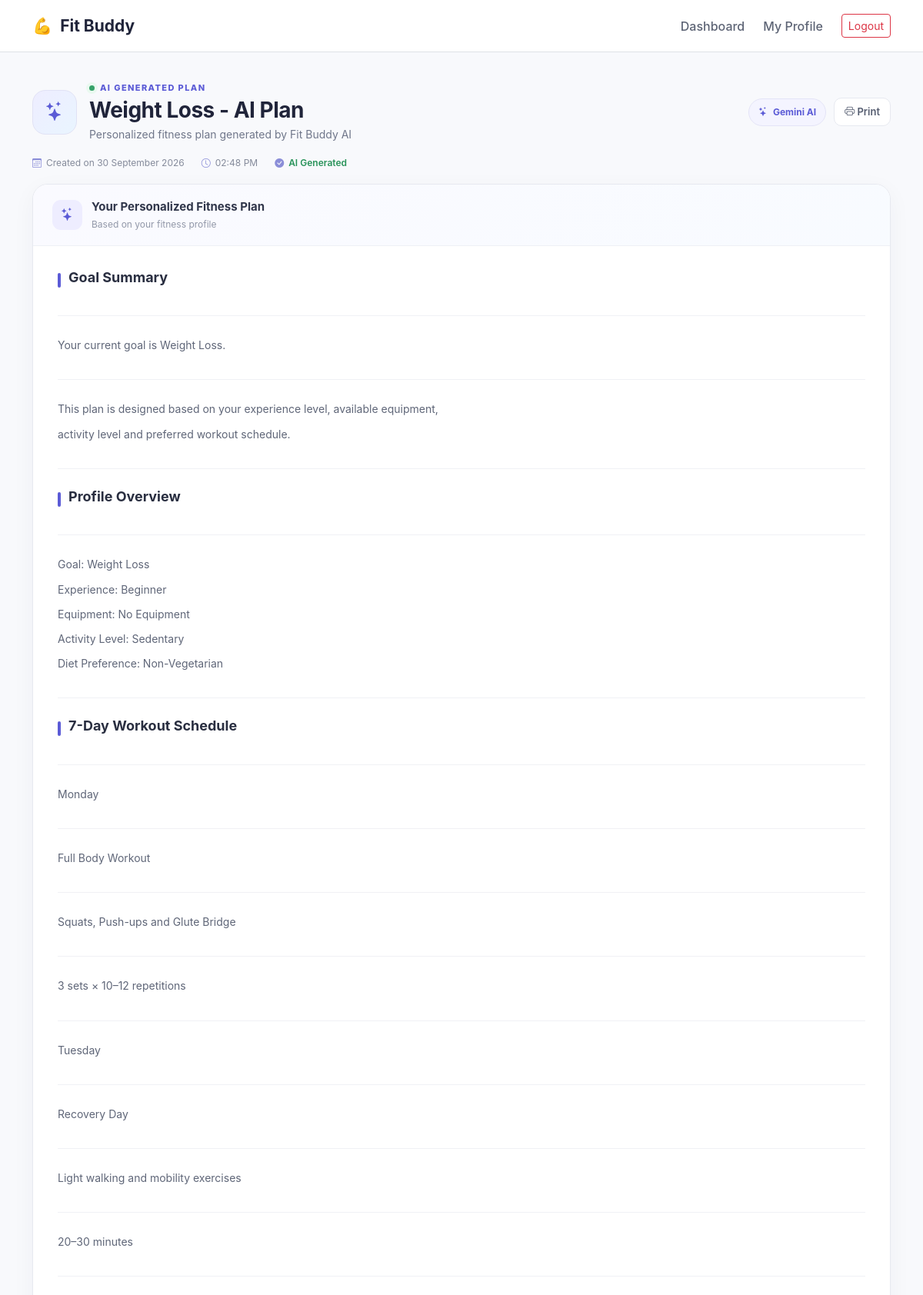
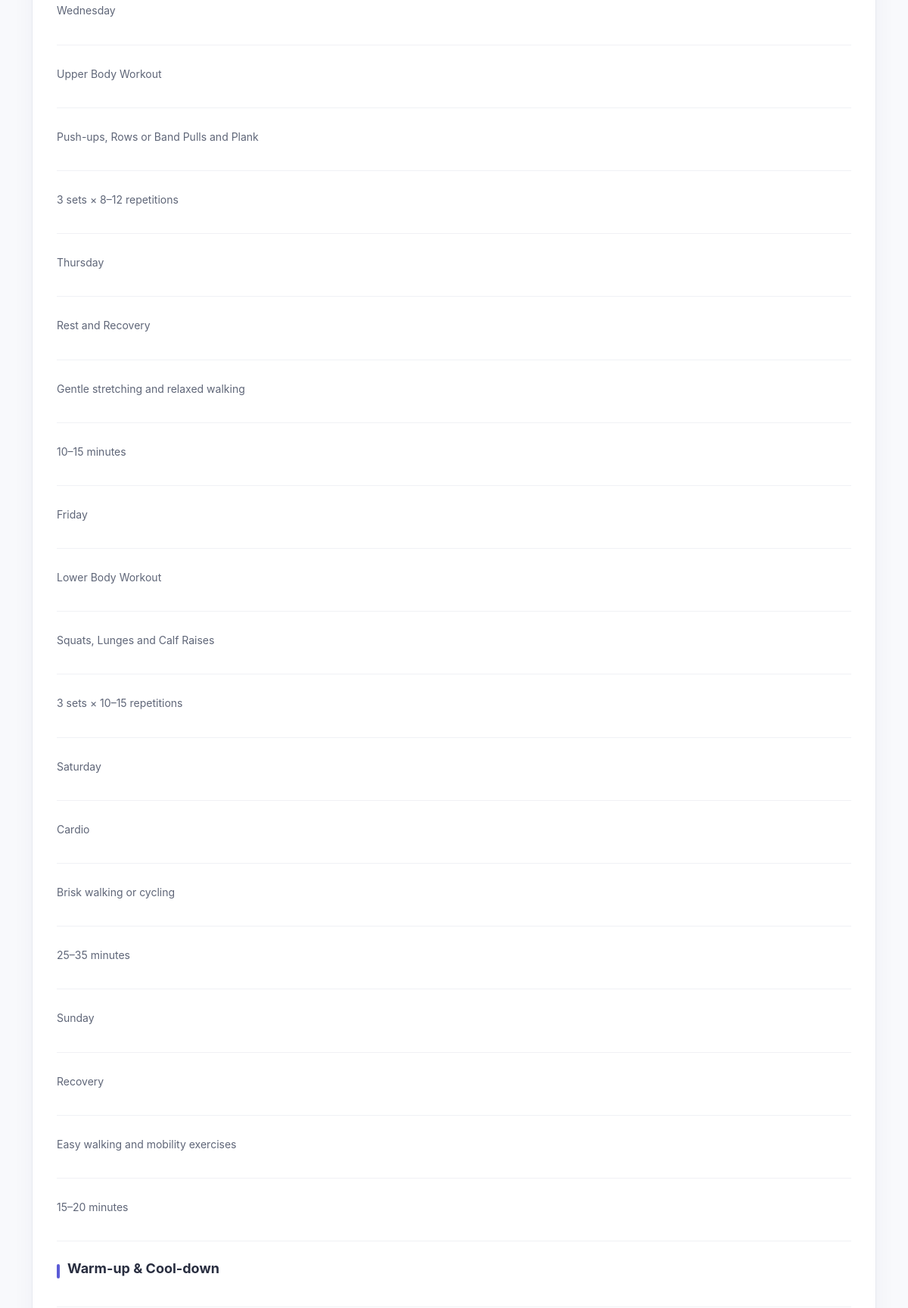
Screenshot of /plan/1 (signed in, upper part) with the database file from the repository (2 pictures, top to bottom).
### app/models.py (models this page shows)
class FitnessPlan(db.Model):
    id = db.Column(db.Integer, primary_key=True)
    user_id = db.Column(db.Integer, db.ForeignKey('user.id'), nullable=False)
    title = db.Column(db.String(200), default='AI Fitness Plan')
    content = db.Column(db.Text, nullable=False)
    created_at = db.Column(db.DateTime, default=datetime.utcnow)

### app/main.py (the view)
@main_bp.route('/plan/<int:plan_id>')
@login_required
def plan(plan_id):
    p = FitnessPlan.query.filter_by(
        id=plan_id, user_id=current_user.id).first_or_404()
    return render_template('plan.html', plan=p)

### app/templates/plan.html (shortened to what this page needs)
{% extends "base.html" %}
{% block content %}
<div class="container page-wrap">
    <div class="ai-plan-header">
        <div class="ai-header-left">
            <div class="ai-avatar">
                <i class="bi bi-stars"></i>
            </div>
            <div>
                <div class="ai-label">
                    <span class="ai-status-dot"></span>
                    AI GENERATED PLAN
                </div>
                <h2>{{ plan.title }}</h2>
                <p>
                    Personalized fitness plan generated by Fit Buddy AI
                </p>
            </div>
        </div>
        <div class="ai-header-actions">
            <span class="ai-model-badge">
                <i class="bi bi-stars"></i>
                Gemini AI
            </span>
            <button
                class="print-btn"
                onclick="window.print()">
                <i class="bi bi-printer"></i>
                Print
            </button>
        </div>
    </div>
    <div class="ai-created-info">
        <div>
            <i class="bi bi-calendar3"></i>
            Created on
            {{ plan.created_at.strftime('%d %B %Y') }}
        </div>
        <div>
            <i class="bi bi-clock"></i>
            {{ plan.created_at.strftime('%I:%M %p') }}
        </div>
        <div class="ai-generated">
            <i class="bi bi-check-circle-fill"></i>
            AI Generated
        </div>
    </div>
    <div class="ai-response-card">
        <div class="ai-response-top">
            <div class="response-title">
                <div class="response-icon">
                    <i class="bi bi-stars"></i>
                </div>
                <div>
                    <strong>
                        Your Personalized Fitness Plan
                    </strong>
                    <span>
                        Based on your fitness profile
                    </span>
                </div>
            </div>
        </div>
        <div class="plan-content">
            {% set sections = plan.content.split('\n\n') %}
            {% for section in sections %}
                {% set lines = section.split('\n') %}
                {% if lines|length > 0 %}
                    <div class="ai-section">
                        {% for line in lines %}
                            {% if line.strip() %}
                                {% if line.startswith('# ') %}
                                    <h2 class="ai-main-title">
                                        {{ line[2:] | replace('**', '') }}
                                    </h2>
                                {% elif line.startswith('## ') %}
                                    <h3 class="ai-section-title">
                                        {{ line[3:] | replace('**', '') }}
                                    </h3>
                                {% elif line.startswith('### ') %}
                                    <h4 class="ai-sub-title">
                                        {{ line[4:] | replace('**', '') }}
                                    </h4>
                                {% elif line.startswith('**') and line.endswith('**') %}
                                    <h3 class="ai-section-title">
                                        {{ line.replace('**', '') }}
                                    </h3>
                                {% else %}
                                    <p class="ai-paragraph">
                                        {{ line | replace('**', '') }}
                                    </p>
                                {% endif %}
                            {% endif %}
                        {% endfor %}
                    </div>
                {% endif %}
            {% endfor %}
        </div>
    </div>
</div>
{% endblock %}

### app/static/css/style.css (style rules this page uses)
:root { --primary: #5b5bd6; --primary-dark: #4747b8; --soft-purple: #f0efff; --soft-blue: #eaf4ff; --soft-green: #eaf9f0; --text: #20243a; --muted: #70778a; --border: #e7e9f0; }
* { box-sizing: border-box; }
body { background: #f8f9fc; color: var(--text); font-family: Inter, ui-sans-serif, system-ui, -apple-system, "Segoe UI", sans-serif; }
.page-wrap { padding-top:38px; }
.plan-content { line-height:1.75; color:#41485b; }
.ai-plan-header { display: flex; align-items: center; justify-content: space-between; gap: 25px; margin-bottom: 18px; }
.ai-header-left { display: flex; align-items: center; gap: 16px; }
.ai-avatar { width: 58px; height: 58px; border-radius: 17px; display: grid; place-items: center; background: linear-gradient( 135deg, #eeedff, #e9f5ff ); color: var(--primary); font-size: 25px; border: 1px solid #e1e2f5; }
.ai-label { display: flex; align-items: center; gap: 7px; color: var(--primary); font-size: 11px; font-weight: 800; letter-spacing: 1.4px; margin-bottom: 4px; }
.ai-status-dot { width: 7px; height: 7px; border-radius: 50%; background: #36a269; box-shadow: 0 0 0 4px #eaf9f0; }
.ai-plan-header h2 { margin: 0; font-size: 28px; font-weight: 750; letter-spacing: -0.5px; }
.ai-plan-header p { margin: 4px 0 0; color: var(--muted); font-size: 14px; }
.ai-header-actions { display: flex; align-items: center; gap: 10px; }
.ai-model-badge { display: inline-flex; align-items: center; gap: 7px; padding: 8px 12px; border-radius: 20px; background: #f4f4ff; color: var(--primary); font-size: 12px; font-weight: 700; border: 1px solid #e4e4f7; }
.print-btn { border: 1px solid var(--border); background: white; color: #555d70; padding: 8px 13px; border-radius: 10px; font-size: 13px; font-weight: 600; transition: .2s ease; }
.ai-created-info { display: flex; align-items: center; gap: 22px; margin-bottom: 18px; color: #858b9b; font-size: 12px; }
.ai-created-info div { display: flex; align-items: center; gap: 6px; }
.ai-created-info i { color: #8b8ed8; }
.ai-created-info .ai-generated { color: #29935a; font-weight: 600; }
.ai-response-card { background: white; border: 1px solid var(--border); border-radius: 20px; overflow: hidden; box-shadow: 0 8px 30px rgba(30, 40, 80, .045); }
.ai-response-top { padding: 18px 25px; border-bottom: 1px solid #eef0f5; background: linear-gradient( 135deg, #fafaff, #f8fbff ); }
.response-title { display: flex; align-items: center; gap: 12px; }
.response-icon { width: 39px; height: 39px; display: grid; place-items: center; border-radius: 11px; background: #eeedff; color: var(--primary); font-size: 17px; }
.response-title strong { display: block; font-size: 15px; color: #30364a; }
.response-title span { display: block; margin-top: 2px; font-size: 12px; color: #9298a8; }
.plan-content { padding: 30px 32px 35px; color: #42495b; line-height: 1.75; }
.ai-section { padding-bottom: 25px; margin-bottom: 25px; border-bottom: 1px solid #f0f1f5; }
.ai-section-title { position: relative; margin: 0 0 14px; padding-left: 14px; font-size: 18px; font-weight: 750; color: #292e40; }
.ai-section-title::before { content: ""; position: absolute; left: 0; top: 5px; width: 4px; height: 19px; border-radius: 5px; background: var(--primary); }
.ai-paragraph { margin: 7px 0; color: #5f6678; font-size: 14px; line-height: 1.8; }

### rows the page displays
FitnessPlan: title "Weight Loss - AI Plan", created_at "30 September 2026", created_at "02:48 PM"

### other values shown
{{ line.replace('**', '') }} "Goal Summary" "Profile Overview" "7-Day Workout Schedule" "Warm-up & Cool-down"
{{ line | replace('**', '') }} "Your current goal is Weight Loss." "This plan is designed based on your experience level, available equipment," "activity level and preferred workout schedule." "Goal: Weight Loss" "Experience: Beginner" "Equipment: No Equipment" "Activity Level: Sedentary" "Diet Preference: Non-Vegetarian" "Monday" "Full Body Workout" "Squats, Push-ups and Glute Bridge" "3 sets × 10–12 repetitions" "Tuesday" "Recovery Day" "Light walking and mobility exercises" "20–30 minutes" "Wednesday" "Upper Body Workout" "Push-ups, Rows or Band Pulls and Plank" "3 sets × 8–12 repetitions" "Thursday" "Rest and Recovery" "Gentle stretching and relaxed walking" "10–15 minutes" "Friday" "Lower Body Workout" "Squats, Lunges and Calf Raises" "3 sets × 10–15 repetitions" "Saturday" "Cardio" "Brisk walking or cycling" "25–35 minutes" "Sunday" "Recovery" "Easy walking and mobility exercises" "15–20 minutes"
